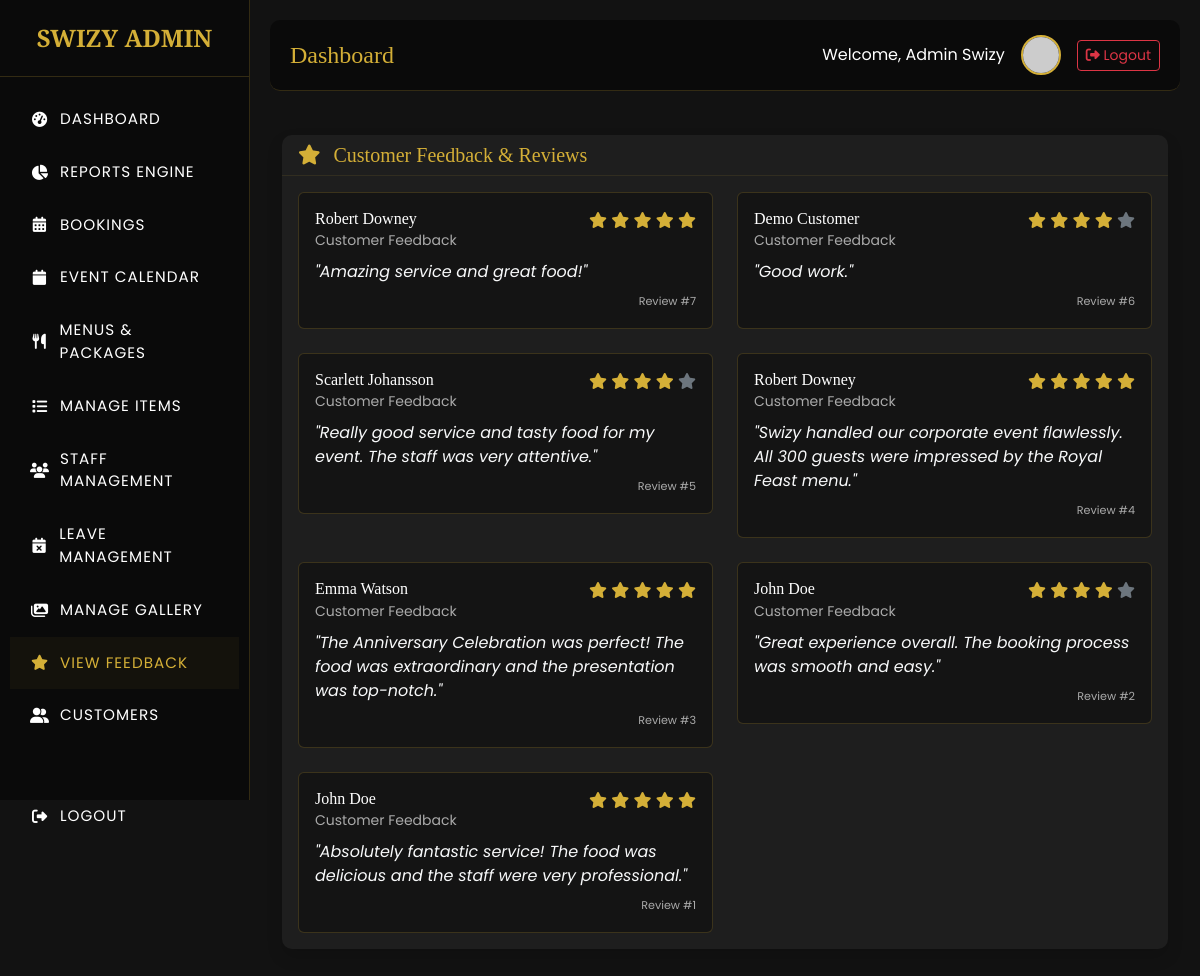
The page /admin/feedback_view.php (signed in) on the database its author committed.
### tables this page shows
CREATE TABLE IF NOT EXISTS `reviews` (
  `id` int NOT NULL AUTO_INCREMENT,
  `booking_id` int DEFAULT NULL,
  `user_id` int NOT NULL,
  `rating` int NOT NULL,
  `review` text NOT NULL,
  `image` varchar(255) DEFAULT NULL,
  `status` tinyint(1) DEFAULT '0',
  PRIMARY KEY (`id`),
  KEY `user_id` (`user_id`),
  KEY `booking_id` (`booking_id`)
);

CREATE TABLE IF NOT EXISTS `users` (
  `id` int NOT NULL AUTO_INCREMENT,
  `role` enum('admin','customer','chef','server','site_manager') NOT NULL,
  `name` varchar(255) NOT NULL,
  `email` varchar(100) NOT NULL,
  `phone` varchar(20) NOT NULL,
  `password` varchar(255) NOT NULL,
  `profile_image` varchar(255) DEFAULT 'default.png',
  `availability_status` tinyint(1) DEFAULT '1',
  `active_status` tinyint(1) DEFAULT '1',
  `created_at` timestamp NULL DEFAULT CURRENT_TIMESTAMP,
  `updated_at` timestamp NULL DEFAULT CURRENT_TIMESTAMP ON UPDATE CURRENT_TIMESTAMP,
  PRIMARY KEY (`id`),
  UNIQUE KEY `email` (`email`)
);

### classes/DataAccess.class.php (called while the page is built, shortened)
<?php
class DataAccess
{
	private $_con,$_query,$_errors;
	public function __construct()
	{
		if(!$this->_con=mysqli_connect(DB_HOST,DB_USER,DB_PASSWORD,DB_NAME))
		{
			die("connection Error");
		}
	}
    public function getDataJoin($fields,$table,$condition = "1",$join=NULL)
	{
		$this->_query = "select ";
		if(is_array($fields))
		{
				$this->_query.=implode(",",$fields);
        }
		$this->_query.=" from $table ";
        if(isset($join) && $join!=NULL)
        {
            if(is_array($join))
            {
                foreach($join as $i=>$v)
                {
                    if(is_array($v))
                    {
                        if($v['1']=='innerjoin' || $v['1']=='join' || $v['1']=='')
                        {
                            $this->_query.=" inner join ".$i." on ".$v['0'];
                        }
                    }
                }
            }
        }
        $this->_query.=" where $condition";
		$resref=mysqli_query($this->_con,$this->_query);
		$dataArr = array();
		if(mysqli_num_rows($resref))
		{
			while($rows = mysqli_fetch_assoc($resref))
			{
				$dataArr[] = $rows;
			}
		}
		return $dataArr;
	}
}
?>

### admin/feedback_view.php (the view)
<?php require_once('header.php');
$dao = new DataAccess();
$feedbacks = $dao->getDataJoin(
    array("reviews.*", "users.name as customer_name"),
    "reviews",
    "1 ORDER BY reviews.id DESC",
    array(
        "users" => array("reviews.user_id=users.id", "innerjoin")
    )
);
?>
<div class="container-fluid py-4">
    <div class="card shadow border-0" style="background:var(--card-bg);">
        <div class="card-header bg-transparent text-gold" style="color:var(--primary-gold);">
            <h5 class="mb-0"><i class="fa fa-star me-2"></i> Customer Feedback & Reviews</h5>
        </div>
        <div class="card-body">
            <div class="row g-4">
                <?php if(!empty($feedbacks)): foreach($feedbacks as $fb): ?>
                <div class="col-md-6">
                    <div class="p-3 rounded" style="background:rgba(0,0,0,0.3); border:1px solid rgba(212,175,55,0.2);">
                        <div class="d-flex justify-content-between align-items-start mb-2">
                            <div>
                                <h6 class="text-white mb-0"><?= htmlspecialchars($fb['customer_name']) ?></h6>
                                <small class="text-muted">Customer Feedback</small>
                            </div>
                            <div class="text-gold" style="color:var(--primary-gold);">
                                <?php for($i=1; $i<=5; $i++): ?>
                                    <i class="fa fa-star <?= $i <= $fb['rating'] ? '' : 'text-secondary' ?>"></i>
                                <?php endfor; ?>
                            </div>
                        </div>
                        <p class="text-light mb-1 fst-italic">"<?= htmlspecialchars($fb['review']) ?>"</p>
                        <div class="text-end">
                            <small class="text-muted" style="font-size:0.7rem;">Review #<?= $fb['id'] ?></small>
                        </div>
                    </div>
                </div>
                <?php endforeach; else: ?>
                <div class="col-12 text-center text-muted py-5">No feedback received yet.</div>
                <?php endif; ?>
            </div>
        </div>
    </div>
</div>
<?php require_once('footer.php'); ?>

### assets/css/style.css (style rules this page uses)
:root { --primary-gold: #d4af37; --dark-bg: #0a0a0a; --card-bg: rgba(25, 25, 25, 0.9); --text-light: #ffffff; --text-muted: #aaaaaa; --transition: all 0.4s cubic-bezier(0.25, 0.8, 0.25, 1); }
body { background-color: var(--dark-bg); color: var(--text-light); font-family: 'Poppins', sans-serif; overflow-x: hidden; scroll-behavior: smooth; }
h1, h2, h3, h4, h5, h6, .brand-font { font-family: 'Playfair Display', serif; }
.text-muted { color: var(--text-muted) !important; }

### admin/header.php (style rules this page uses)
:root { --primary-gold: #d4af37; --dark-bg: #121212; --sidebar-bg: #0a0a0a; --card-bg: #1e1e1e; --text-light: #ffffff; --text-muted: #aaaaaa; }
body { background-color: var(--dark-bg); color: var(--text-light); font-family: 'Poppins', sans-serif; overflow-x: hidden; }
.text-muted { color: var(--text-muted) !important; }
.card { background: var(--card-bg); border: 1px solid rgba(212, 175, 55, 0.1); border-radius: 10px; color: var(--text-light); }
.card-header { background: rgba(0,0,0,0.2); border-bottom: 1px solid rgba(212, 175, 55, 0.1); color: var(--primary-gold); }

### rows shown on the page
reviews: user.name "Robert Downey", rating 5 (drawn), review "Amazing service and great food!", id "7"
reviews: user.name "Demo Customer", rating 4 (drawn), review "Good work.", id "6"
reviews: user.name "Scarlett Johansson", rating 4 (drawn), review "Really good service and tasty food for my event. The staff was very attentive.", id "5"
reviews: user.name "Robert Downey", rating 5 (drawn), review "Swizy handled our corporate event flawlessly. All 300 guests were impressed by the Royal Feast menu.", id "4"
reviews: user.name "Emma Watson", rating 5 (drawn), review "The Anniversary Celebration was perfect! The food was extraordinary and the presentation was top-notch.", id "3"
reviews: user.name "John Doe", rating 4 (drawn), review "Great experience overall. The booking process was smooth and easy.", id "2"
reviews: user.name "John Doe", rating 5 (drawn), review "Absolutely fantastic service! The food was delicious and the staff were very professional.", id "1"

### other values the page prints
$_SESSION['name'] "Admin Swizy"
